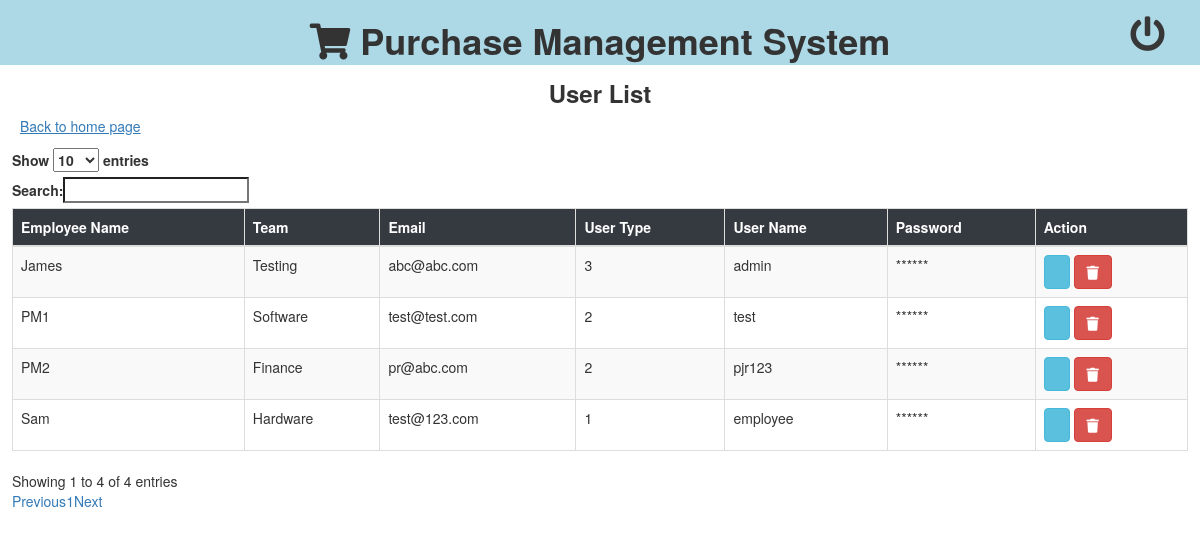
The app's page /user_list, older data.
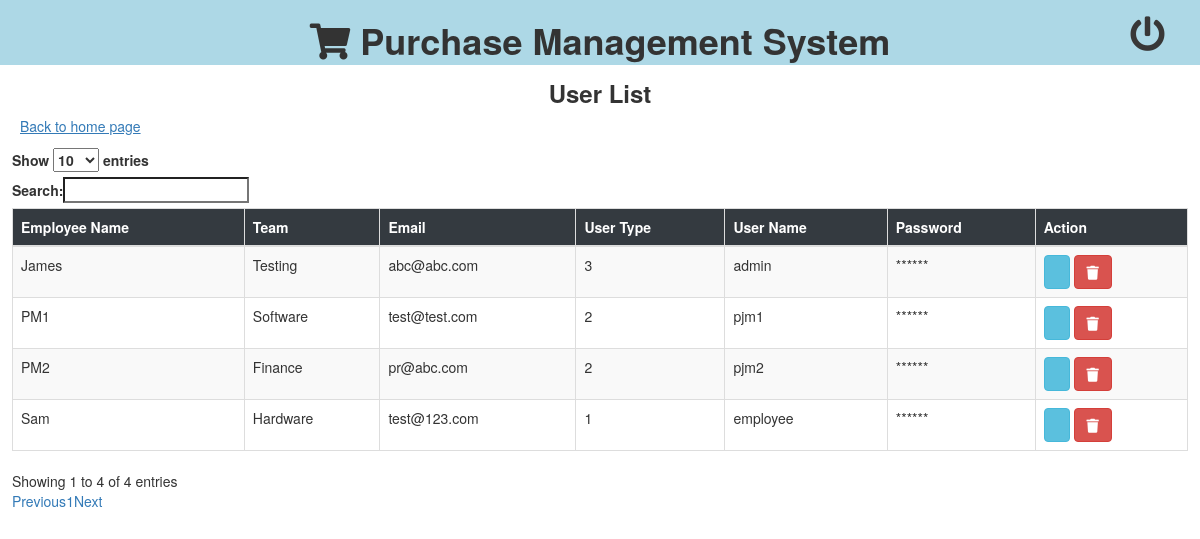
The same page, newer data.
### module/models.py (models this page shows)
class user_info(models.Model):
    uid = models.AutoField(primary_key=True, null=False)
    name = models.CharField(max_length=100)
    email = models.EmailField(max_length=100)
    team = models.CharField(max_length=100)
    user_type = models.CharField(max_length=100)
    uname = models.CharField(max_length=100)
    password = models.CharField(max_length=100)
    created_on = models.DateTimeField(blank=True,null=True)
    class Meta:
        db_table = "user_info"

### module/views.py (the view)
# urls.py: path('user_list',views.user_list),
def user_list(request):
    users = user_info.objects.values()
    return render(request,'user_list.html',{'user_list':users})

### module/templates/user_list.html (shortened to what this page needs)
<!DOCTYPE html>
<html lang="en">
<head>
    {% load static %}
    <link rel="stylesheet" href="https://pro.fontawesome.com/releases/v5.10.0/css/all.css"
 />
    <link rel="stylesheet" href="https://maxcdn.bootstrapcdn.com/bootstrap/3.4.1/css/bootstrap.min.css">
</head>
<body>
    <div class="col-md-12" style="background-color: lightblue;height:65px;text-align: center;">
        <h1><i class="fa fa-shopping-cart"></i>&nbsp;<b>Purchase Management System</b></h1>
        <div class="text-right" id="logout">
            <a href="/logout" style="color:rgb(56, 55, 55)" data-toggle="tooltip" title="Logout"><i
                    class="fa fa-power-off" style="font-size:35px"></i></a>
        </div>
    </div>
    <br><br>
    <br>
    <h3 style="text-align:center"><b>User List</b></h3>
    <div class="text-left" style="margin-left:20px">
        <a href="/pu_index"><u>Back to home page</u></a>
    </div>
    <div class="form-group" style="padding:12px;overflow-x: scroll;">
        <table class="table table-striped table-bordered" style="width:100%;padding:10px;" id="pur_req">
            <thead class="thead-dark" style="background-color:#343a40;color:white">
                <tr>
                    <th>Employee Name</th>
                    <th>Team</th>
                    <th>Email</th>
                    <th>User Type</th>
                    <th>User Name</th>
                    <th>Password</th>
                    <th>Action</th>
                </tr>
            </thead>
            <tbody>
                {% for user in user_list %}
                <tr>
                    <td>{{ user.name }}</td>
                    <td>{{ user.team }}</td>
                    <td>{{ user.email }}</td>
                    <td>{{ user.user_type }}</td>
                    <td>{{ user.uname }}</td>
                    <td>******</td>
                    <td>
                        <a href="/edit_users/{{ user.uid }}"><button type="button" class="btn btn-info" ></button></a>
                        <a href="javascript:void()"><button type="button" class="btn btn-danger" onclick="del_confirm(' {{ user.uid }} ')"><i class="fa fa-trash"></i></button></a>
                    </td>
                </tr>
                {% endfor %}
            </tbody>
        </table>
    </div>
    <br>
    <br>
    <link rel="stylesheet" type="text/css" href="//maxcdn.bootstrapcdn.com/bootstrap/3.3.6/css/bootstrap.min.css" />
    <link rel="stylesheet" type="text/css" href="https://cdn.datatables.net/1.10.12/css/dataTables.bootstrap.min.css" />
    <link rel="stylesheet" type="text/css"
        href="https://cdn.datatables.net/responsive/2.1.0/css/responsive.bootstrap.min.css" />
</body>
</html>

### module/templates/user_list.html (style rules this page uses)
table, th, td { padding: 10px; border: 1px solid; border-collapse: collapse; }
#logout { margin-top: -55px; margin-right: 20px; }

Row changes from the older to the newer data that the page shows:
changed user_info "PM1": uname "test" → "pjm1"
changed user_info "PM2": uname "pjr123" → "pjm2"
